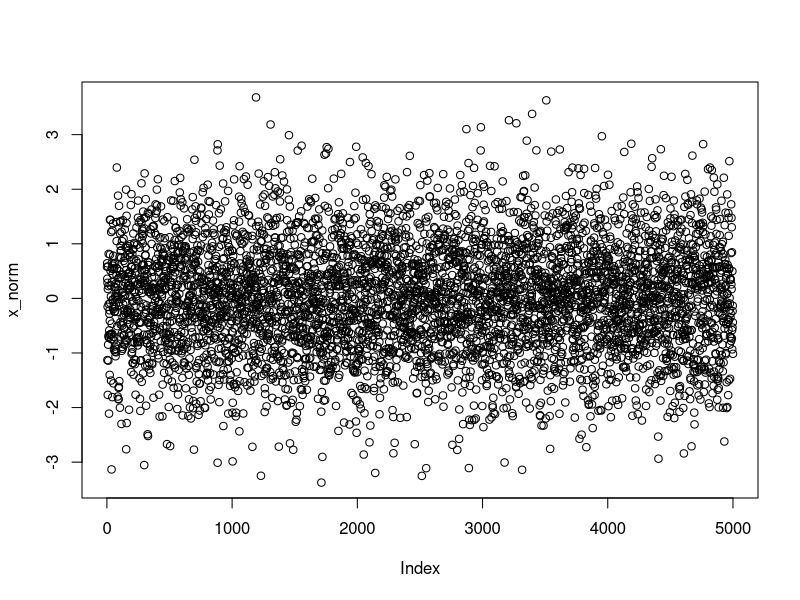
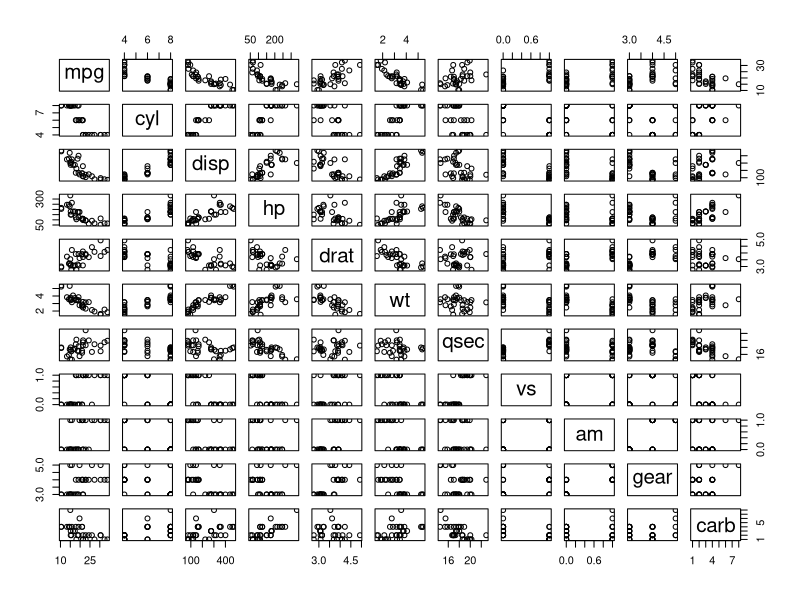
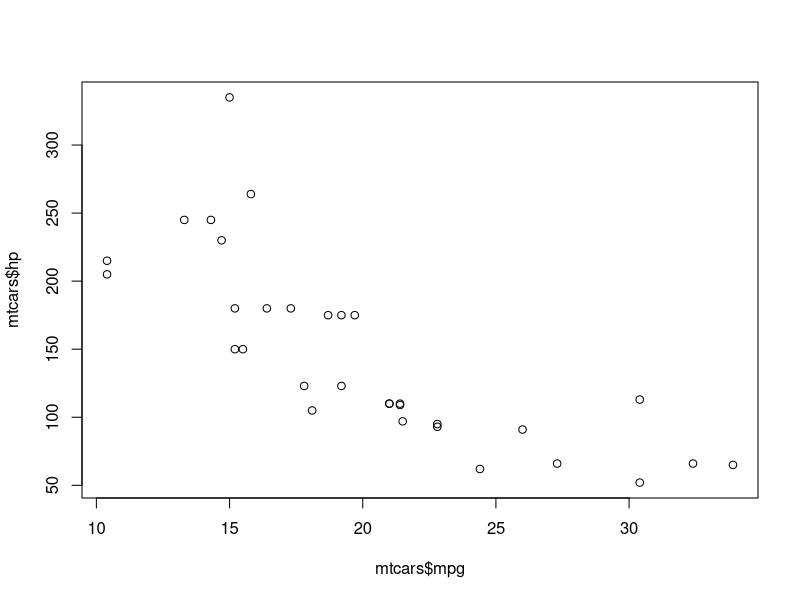
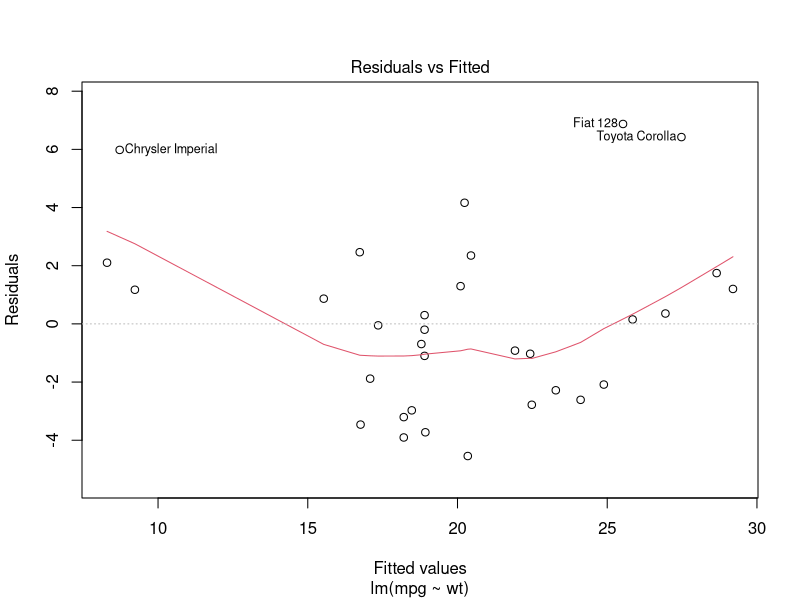
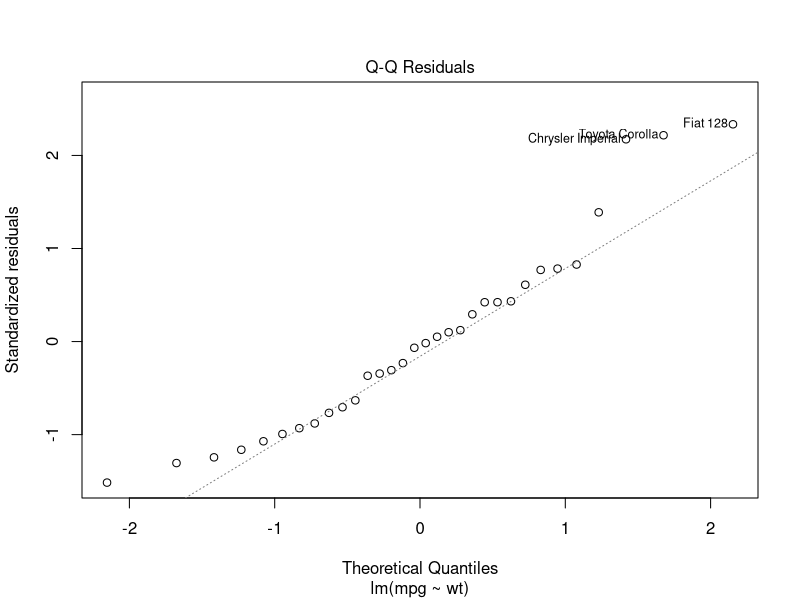
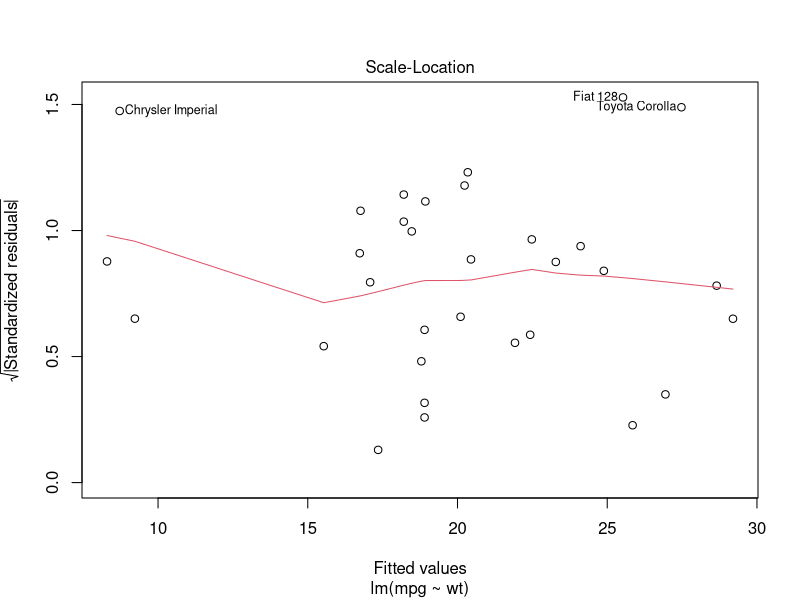
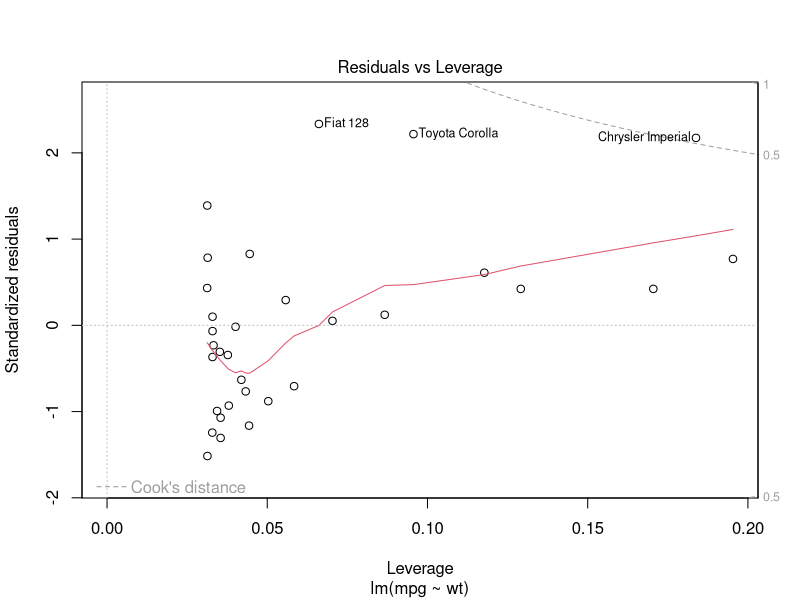

Reproduce these figures in R, in order. (Note: this script raises an error after producing the figures.)
## ---- chunk 1
x_norm <- rnorm(5000)
plot(x_norm)

summary(mtcars)
plot(mtcars)
plot(mtcars$mpg, mtcars$hp)

mtcars_model <- lm(mpg ~ wt, data = mtcars)
summary(mtcars_model)
plot(mtcars_model)
## ---- chunk 2
class(x_norm)
class(mtcars)
class(mtcars_model)
## ---- chunk 3
# What methods exist for print?
methods(generic.function = "print")

# What methods exist for a class?
methods(class = "data.frame")
## ---- chunk 4
result <- cpue(c(100, 200, 300), c(10, 20, 15))
class(result)
## ---- chunk 5
cpue <- function(
  catch,
  effort,
  gear_factor = 1,
  method = c("ratio", "log"),
  verbose = getOption("fishr.verbose", FALSE)
) {
  method <- match.arg(method)

  validate_numeric_inputs(catch = catch, effort = effort)

  if (verbose) {
    message("Processing ", length(catch), " records using ", method, " method")
  }

  raw_cpue <- switch(
    method,
    ratio = catch / effort,
    log = log(catch / effort)
  )

  result <- raw_cpue * gear_factor
  class(result) <- "cpue_result"
  result
}
## ---- chunk 6
load_all()

result <- cpue(c(100, 200, 300), c(10, 20, 15))
result
class(result)
## ---- chunk 7
print.cpue_result <- function(x, ...) {
  cat("CPUE Results for", length(x), "records\n")
  cat("Values:", round(x, 2), "\n")
  invisible(x)
}
## ---- chunk 8
document()
load_all()

result
## ---- chunk 9
is.numeric(result)
unclass(result)
## ---- chunk 10
cpue <- function(
  catch,
  effort,
  gear_factor = 1,
  method = c("ratio", "log"),
  verbose = getOption("fishr.verbose", FALSE)
) {
  method <- match.arg(method)

  validate_numeric_inputs(catch = catch, effort = effort)

  if (verbose) {
    message("Processing ", length(catch), " records using ", method, " method")
  }

  raw_cpue <- switch(
    method,
    ratio = catch / effort,
    log = log(catch / effort)
  )

  result <- raw_cpue * gear_factor
  attr(result, "gear_factor") <- gear_factor
  attr(result, "n_records") <- length(catch)
  attr(result, "method") <- method
  class(result) <- "cpue_result"
  result
}
## ---- chunk 11
load_all()

result <- cpue(c(100, 200, 300), c(10, 20, 15))
attr(result, "gear_factor")
attr(result, "n_records")
attr(result, "method")
## ---- chunk 12
#' @export
print.cpue_result <- function(x, ...) {
  cat("Survey Result\n")
  cat("Records:", attr(x, "n_records"), "\n")
  cat("Gear factor:", attr(x, "gear_factor"), "\n")
  cat("Method:", attr(x, "method"), "\n")
  cat("CPUE values:", round(x, 2), "\n")
  invisible(x)
}
## ---- chunk 13
#' Create a cpue result object
#'
#' @param cpue_values Numeric vector of CPUE values.
#' @param method Character string indicating the calculation method.
#' @param gear_factor Numeric gear correction factor used.
#' @param n_records Integer number of records processed.
#'
#' @return A `cpue_result` object.
#' @noRd
new_cpue_result <- function(cpue_values, method, gear_factor, n_records) {
  structure(
    cpue_values, # The data
    method = method, # Attributes specifying metadata
    gear_factor = gear_factor,
    n_records = n_records,
    class = "cpue_result" # class is a special attribute
  )
}
## ---- chunk 14
#' Summarize a CPUE survey
#'
#' Calculates CPUE from catch and effort data and returns a structured
#' `cpue_result` object with metadata about the calculation.
#'
#' @param catch Numeric vector of catch values.
#' @param effort Numeric vector of effort values.
#' @param gear_factor Numeric gear correction factor (default 1).
#' @param method Calculation method: "ratio" or "log".
#'
#' @return A `cpue_result` object.
#' @export
#'
#' @examples
#' cpue(catch = c(100, 200, 300), effort = c(10, 20, 30))
cpue <- function(
  catch,
  effort,
  gear_factor = 1,
  method = c("ratio", "log"),
  verbose = getOption("fishr.verbose", FALSE)
) {
  # ...cpue body here

  new_cpue_result(
    cpue_values = result,
    method = method,
    gear_factor = gear_factor,
    n_records = length(catch)
  )
}
## ---- chunk 15
load_all()

result <- cpue(
  catch = c(100, 200, 300, 150),
  effort = c(10, 20, 15, 30)
)

result
## ---- chunk 16
#' @export
summary.cpue_result <- function(object, ...) {
  stats <- list(
    method = attr(object, "method"),
    n_records = attr(object, "n_records"),
    gear_factor = attr(object, "gear_factor"),
    mean_cpue = mean(object),
    median_cpue = stats::median(object),
    sd_cpue = stats::sd(object),
    range_cpue = range(object)
  )

  structure(stats, class = "summary.cpue_result")
}

#' @export
print.summary.cpue_result <- function(x, ...) {
  cat("Survey Result Summary\n")
  cat("---------------------\n")
  cat("Method:      ", x$method, "\n")
  cat("Records:     ", x$n_records, "\n")
  cat("Gear factor: ", x$gear_factor, "\n")
  cat("Mean CPUE:   ", round(x$mean_cpue, 2), "\n")
  cat("Median CPUE: ", round(x$median_cpue, 2), "\n")
  cat("SD CPUE:     ", round(x$sd_cpue, 2), "\n")
  cat(
    "CPUE Range:    ",
    round(x$range_cpue[1], 2),
    "-",
    round(x$range_cpue[2], 2),
    "\n"
  )
  invisible(x)
}
## ---- chunk 17
document()
load_all()

summary(result)
## ---- chunk 18
#' @export
plot.cpue_result <- function(x, ...) {
  plot(
    seq_along(x),
    x,
    type = "b",
    xlab = "Record",
    ylab = "CPUE",
    main = paste("CPUE -", attr(x, "method"), "method"),
    ...
  )
}
## ---- chunk 19
document()
load_all()

plot(result)
plot(result, col = "steelblue", pch = 19)
## ---- chunk 20
document()
## ---- chunk 21
test_that("cpue() returns a cpue_result object", {
  result <- cpue(c(100, 200), c(10, 20))
  expect_s3_class(result, "cpue_result")
})
## ---- chunk 22
test_that("cpue_result carries calculation metadata", {
  result <- cpue(c(100, 200, 300), c(10, 20, 15), method = "log")
  expect_equal(attr(result, "method"), "log")
  expect_equal(attr(result, "gear_factor"), 1)
  expect_equal(attr(result, "n_records"), 3)
})
## ---- chunk 23
test_that("print.cpue_result displays expected output", {
  result <- cpue(c(100, 200, 300), c(10, 20, 15))
  expect_snapshot(print(result))
})
## ---- chunk 24
cpue(catch = c(100, 200), effort = c(10, 20))
## ---- chunk 25
#' Calculate Catch Per Unit Effort (CPUE)
#'
#' Calculates CPUE from catch and effort data, with optional gear
#' standardization. Supports ratio and log-transformed methods.
#'
#' @param x Input data: a numeric vector of catch values, or a data frame
#'   containing catch and effort columns.
#' @param ... Additional arguments passed to methods.
#'
#' @export
cpue <- function(x, ...) {
  UseMethod("cpue")
}
## ---- chunk 26
#' @rdname cpue
#'
#' @param effort Numeric vector of effort (e.g., hours)
#' @param gear_factor Numeric scalar for gear standardization (default 1)
#' @param method Character; one of `"ratio"` (default) or `"log"`.
#' @param verbose Logical; print processing info? Default from
#'   `getOption("fishr.verbose", FALSE)`.
#'
#' @return A numeric vector of CPUE values
#' @export
#'
#' @examples
#' cpue(100, 10)
#' cpue(c(100, 200), c(10, 20), method = "log")
cpue.numeric <- function(
  x,
  effort,
  gear_factor = 1,
  method = c("ratio", "log"),
  verbose = getOption("fishr.verbose", FALSE),
  ...
) {
  method <- match.arg(method)

  validate_numeric_inputs(x = x, effort = effort)

  if (verbose) {
    message("Processing ", length(x), " records using ", method, " method")
  }

  raw_cpue <- switch(
    method,
    ratio = x / effort,
    log = log(x / effort)
  )

  new_cpue_result(
    cpue_values = raw_cpue * gear_factor,
    method = method,
    gear_factor = gear_factor,
    n_records = length(x)
  )
}
## ---- chunk 27
#' @rdname cpue
#' @param catch_col Name of the catch column (default `"catch"`).
#' @param effort_col Name of the effort column (default `"effort"`).
#' @export
cpue.data.frame <- function(
  x,
  catch_col = "catch",
  effort_col = "effort",
  gear_factor = 1,
  method = c("ratio", "log"),
  verbose = getOption("fishr.verbose", FALSE),
  ...
) {
  if (!catch_col %in% names(x)) {
    stop("Column '", catch_col, "' not found in data frame.", call. = FALSE)
  }
  if (!effort_col %in% names(x)) {
    stop("Column '", effort_col, "' not found in data frame.", call. = FALSE)
  }

  # We can then call the numeric method by extracting the relevant columns and passing them to cpue() again.
  # This way we reuse the existing logic and maintain a single source of truth for the CPUE calculation.
  cpue(
    x = x[[catch_col]],
    effort = x[[effort_col]],
    gear_factor = gear_factor,
    method = method,
    verbose = verbose,
    ...
  )
}
## ---- chunk 28
#' @rdname cpue
#' @export
cpue.default <- function(x, ...) {
  stop("Unsupported input type for cpue(): ", class(x), call. = FALSE)
}
## ---- chunk 29
#' Calculate Biomass Index
#'
#' @param cpue Numeric vector of CPUE values. If NULL, computed from `catch`
#'   and `effort`.
#' @param area_swept Numeric vector of area swept (e.g., km²).
#' @param catch Numeric vector of catch (e.g., kg).
#' @inheritParams cpue.numeric
#' @inheritDotParams cpue.numeric -effort
#' @export
biomass_index <- function(
  cpue = NULL,
  area_swept,
  catch = NULL,
  effort = NULL,
  ...
) {
  # ...
}
## ---- chunk 30
document()
load_all()

# Still works with vectors
cpue(c(100, 200), c(10, 20))

# Now also works with data frames
fishing_data <- data.frame(
  catch = c(100, 200, 300),
  effort = c(10, 20, 15)
)

cpue(fishing_data)

# Custom column names
trawl_data <- data.frame(
  kg = c(50, 100, 150),
  hours = c(5, 10, 8)
)

cpue(trawl_data, catch_col = "kg", effort_col = "hours")
## ---- chunk 31
test_that("cpue.data.frame dispatches correctly", {
  fishing_data <- data.frame(
    catch = c(100, 200, 300),
    effort = c(10, 20, 15)
  )
  result <- cpue(fishing_data)
  expect_s3_class(result, "cpue_result")
  expect_equal(as.numeric(result), c(10, 10, 20))
})

test_that("cpue.data.frame works with custom column names", {
  trawl_data <- data.frame(
    kg = c(50, 100),
    hours = c(5, 10)
  )
  result <- cpue(trawl_data, catch_col = "kg", effort_col = "hours")
  expect_s3_class(result, "cpue_result")
  expect_equal(as.numeric(result), c(10, 10))
})

test_that("cpue.data.frame errors on missing columns", {
  df <- data.frame(x = 1, y = 2)
  expect_snapshot(cpue(df), error = TRUE)
})

test_that("cpue.default gives informative error", {
  expect_snapshot(cpue("not valid"), error = TRUE)
})
## ---- chunk 32
#' Calculate Biomass Index
#'
#' @param x Input data: a numeric vector of CPUE values, or a data frame
#'   containing CPUE and area swept columns.
#' @param ... Additional arguments passed to methods.
#'
#' @export
biomass_index <- function(x, ...) {
  UseMethod("biomass_index")
}

#' @rdname biomass_index
#' @param area_swept Numeric vector of area swept (e.g., km squared).
#' @param catch Optional numeric vector of catch. If provided with `effort`,
#'   CPUE is computed via [cpue()].
#' @param effort Optional numeric vector of effort. Required if `catch` is
#'   provided.
#' @export
biomass_index.numeric <- function(
  x,
  area_swept,
  catch = NULL,
  effort = NULL,
  ...
) {
  rlang::check_dots_used()

  if (is.null(x) && (!is.null(catch) && !is.null(effort))) {
    x <- cpue(catch, effort, ...)
  }

  if (is.null(x)) {
    stop("Must provide either 'x' (cpue) or both 'catch' and 'effort'.")
  }

  validate_numeric_inputs(x = x, area_swept = area_swept)

  x * area_swept
}

#' @rdname biomass_index
#' @param cpue_col Name of the CPUE column (default `"cpue"`).
#' @param area_col Name of the area swept column (default `"area_swept"`).
#' @export
biomass_index.data.frame <- function(
  x,
  cpue_col = "cpue",
  area_col = "area_swept",
  ...
) {
  rlang::check_dots_used()

  if (!cpue_col %in% names(x)) {
    stop("Column '", cpue_col, "' not found in data frame.", call. = FALSE)
  }
  if (!area_col %in% names(x)) {
    stop("Column '", area_col, "' not found in data frame.", call. = FALSE)
  }

  biomass_index(x[[cpue_col]], x[[area_col]])
}
## ---- chunk 33
document()
load_all()

# Vector method
biomass_index(c(10, 20), c(5, 8))

# Data frame method
survey_data <- data.frame(
  cpue = c(10, 20, 30),
  area_swept = c(5, 8, 6)
)

biomass_index(survey_data)
